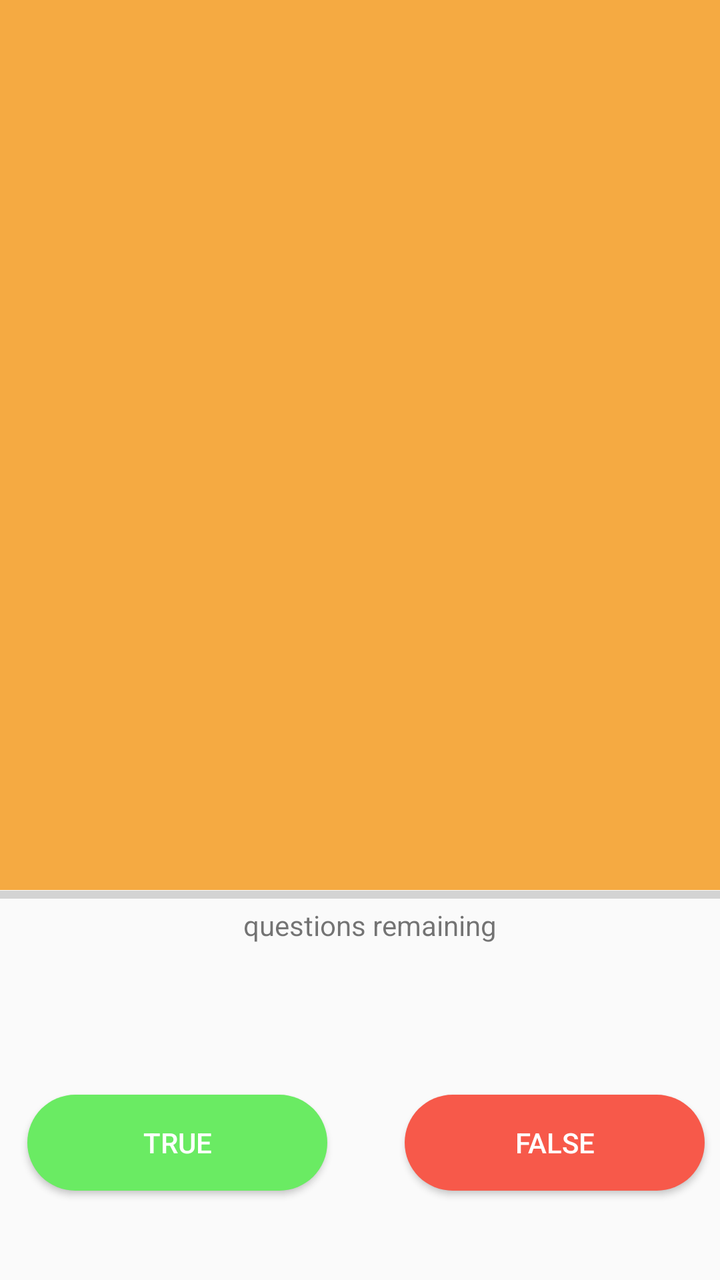
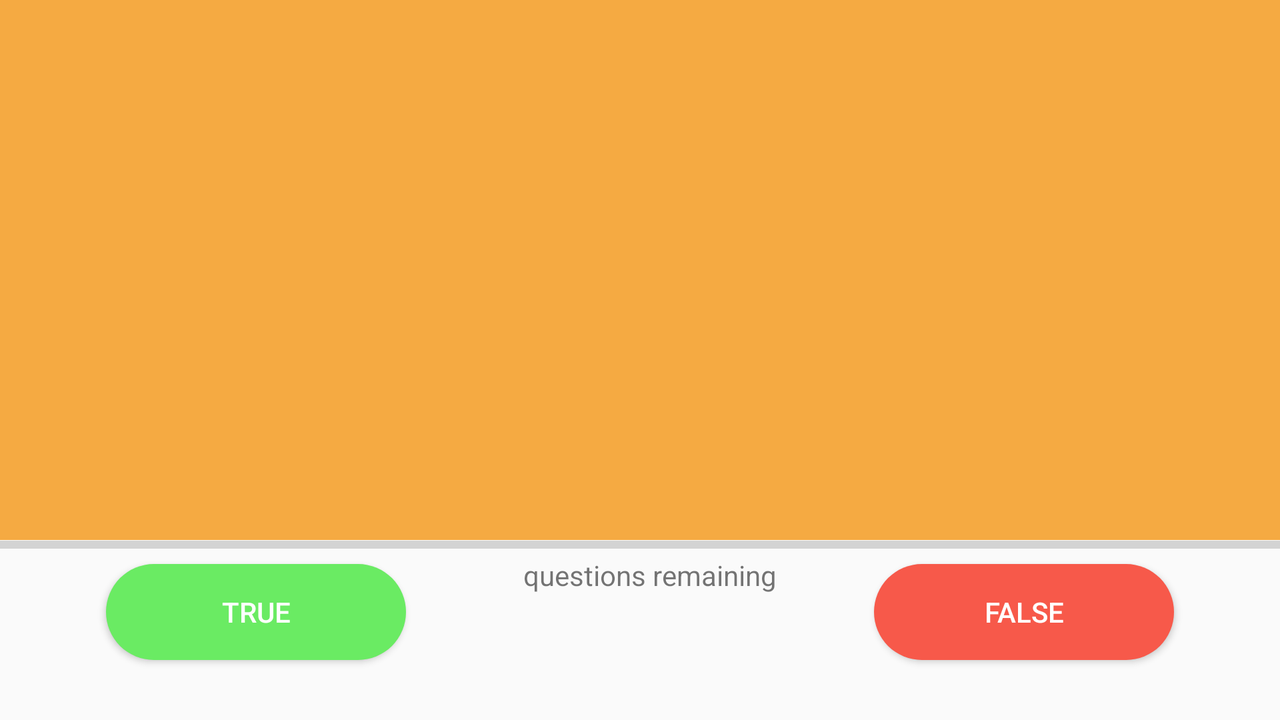

One screen, two layout resources from the same app: the default and the repository's alternative for another configuration. Each is rendered where Android would select it; the XML of both is given below.
<!-- AndroidManifest.xml: application theme AppTheme -->
<!-- res/layout/activity_quiz.xml -->
<?xml version="1.0" encoding="utf-8"?>
<androidx.constraintlayout.widget.ConstraintLayout xmlns:android="http://schemas.android.com/apk/res/android"
    xmlns:app="http://schemas.android.com/apk/res-auto"
    xmlns:tools="http://schemas.android.com/tools"
    android:layout_width="match_parent"
    android:layout_height="match_parent"
    tools:context=".QuizActivity">

    <androidx.constraintlayout.widget.Guideline
        android:id="@+id/guideline14"
        android:layout_width="wrap_content"
        android:layout_height="wrap_content"
        android:orientation="vertical"
        app:layout_constraintGuide_percent="0.06295754" />

    <androidx.constraintlayout.widget.Guideline
        android:id="@+id/guideline16"
        android:layout_width="wrap_content"
        android:layout_height="wrap_content"
        android:orientation="vertical"
        app:layout_constraintGuide_percent="0.59" />

    <androidx.constraintlayout.widget.Guideline
        android:id="@+id/guideline15"
        android:layout_width="wrap_content"
        android:layout_height="wrap_content"
        android:orientation="vertical"
        app:layout_constraintGuide_percent="0.43" />

    <androidx.constraintlayout.widget.Guideline
        android:id="@+id/guideline17"
        android:layout_width="wrap_content"
        android:layout_height="wrap_content"
        android:orientation="vertical"
        app:layout_constraintGuide_percent="0.9531479" />

    <FrameLayout
        android:id="@+id/frameLayout2"
        android:layout_width="0dp"
        android:layout_height="0dp"
        android:background="@color/colorPrimary"
        app:layout_constraintBottom_toTopOf="@+id/guideline"
        app:layout_constraintEnd_toEndOf="parent"
        app:layout_constraintHorizontal_bias="1.0"
        app:layout_constraintStart_toStartOf="parent"
        app:layout_constraintTop_toTopOf="parent">

        <TextView
            android:id="@+id/quiz_question"
            android:layout_width="346dp"
            android:layout_height="155dp"
            android:layout_gravity="center"
            android:text="@string/quiz_question"
            android:textAlignment="center"
            android:textColor="@android:color/white"
            android:textSize="28sp"
            android:textStyle="bold"></TextView>

    </FrameLayout>

    <androidx.constraintlayout.widget.Guideline
        android:id="@+id/guideline"
        android:layout_width="wrap_content"
        android:layout_height="wrap_content"
        android:orientation="horizontal"
        app:layout_constraintGuide_percent="0.6950904" />

    <ProgressBar
        android:id="@+id/progressBar"
        style="?android:attr/progressBarStyleHorizontal"
        android:layout_width="0dp"
        android:layout_height="5dp"
        android:progressTint="@color/colorTrue"
        app:layout_constraintEnd_toEndOf="parent"
        app:layout_constraintHorizontal_bias="0.0"
        app:layout_constraintStart_toStartOf="parent"
        app:layout_constraintTop_toBottomOf="@+id/frameLayout2" />

    <Button
        android:id="@+id/true_button"
        android:layout_width="150dp"
        android:layout_height="wrap_content"
        android:background="@drawable/rounded_corner_button_true"
        android:text="@string/true_button"
        android:textColor="@android:color/white"
        app:layout_constraintBottom_toTopOf="@+id/guideline13"
        app:layout_constraintEnd_toStartOf="@+id/guideline15"
        app:layout_constraintStart_toStartOf="@+id/guideline14"
        app:layout_constraintTop_toTopOf="@+id/guideline12" />

    <Button
        android:id="@+id/false_button"
        android:layout_width="150dp"
        android:layout_height="wrap_content"
        android:background="@drawable/rounded_corner_button_false"
        android:text="@string/false_button"
        android:textColor="@android:color/white"
        app:layout_constraintBottom_toTopOf="@+id/guideline13"
        app:layout_constraintEnd_toStartOf="@+id/guideline17"
        app:layout_constraintHorizontal_bias="0.534"
        app:layout_constraintStart_toStartOf="@+id/guideline16"
        app:layout_constraintTop_toTopOf="@+id/guideline12"
        app:layout_constraintVertical_bias="0.484" />

    <TextView
        android:id="@+id/questions_left"
        android:layout_width="wrap_content"
        android:layout_height="wrap_content"
        android:layout_marginTop="8dp"
        android:layout_marginEnd="5dp"
        android:layout_marginRight="5dp"
        app:layout_constraintEnd_toStartOf="@+id/questions_completed"
        app:layout_constraintTop_toBottomOf="@+id/frameLayout2" />

    <TextView
        android:id="@+id/questions_completed"
        android:layout_width="wrap_content"
        android:layout_height="wrap_content"
        android:layout_marginStart="10dp"
        android:layout_marginLeft="10dp"
        android:layout_marginTop="8dp"
        android:text="@string/questions_completed"
        app:layout_constraintEnd_toEndOf="parent"
        app:layout_constraintStart_toStartOf="parent"
        app:layout_constraintTop_toBottomOf="@+id/frameLayout2" />

    <androidx.constraintlayout.widget.Guideline
        android:id="@+id/guideline12"
        android:layout_width="wrap_content"
        android:layout_height="wrap_content"
        android:orientation="horizontal"
        app:layout_constraintGuide_percent="0.85" />

    <androidx.constraintlayout.widget.Guideline
        android:id="@+id/guideline13"
        android:layout_width="wrap_content"
        android:layout_height="wrap_content"
        android:orientation="horizontal"
        app:layout_constraintGuide_percent="0.93540055" />

</androidx.constraintlayout.widget.ConstraintLayout>
<!-- resources referenced by this layout -->
<resources>
  <color name="colorPrimary">#f5aa42</color>
  <color name="colorTrue">#6aeb63</color>
  <!-- drawable rounded_corner_button_false (drawable) -->
  <?xml version="1.0" encoding="utf-8"?>
  <shape android:shape="rectangle" xmlns:android="http://schemas.android.com/apk/res/android">
      <corners android:radius="300dp"/>
      <solid android:color="@color/colorFalse"/>
  </shape>
  <!-- drawable rounded_corner_button_true (drawable) -->
  <?xml version="1.0" encoding="utf-8"?>
  <shape android:shape="rectangle" xmlns:android="http://schemas.android.com/apk/res/android">
      <corners android:radius="300dp"/>
      <solid android:color="@color/colorTrue"/>
  </shape>
  <string name="false_button">False</string>
  <string name="questions_completed">questions remaining</string>
  <string name="quiz_question" />
  <string name="true_button">True</string>
  <style name="AppTheme" parent="Theme.AppCompat.Light.NoActionBar">
          
          <item name="colorPrimary">@color/colorPrimary</item>
          <item name="colorPrimaryDark">@color/colorPrimaryDark</item>
          <item name="colorAccent">@color/colorAccent</item>
      </style>
  <color name="colorFalse">#f7594a</color>
  <color name="colorPrimaryDark">#f5aa42</color>
  <color name="colorAccent">#ffffff</color>
</resources>
<!-- res/layout-land/activity_quiz.xml (the repository's variant of the layout above) -->
<!-- drawn on the phone turned sideways -->
<?xml version="1.0" encoding="utf-8"?>
<androidx.constraintlayout.widget.ConstraintLayout xmlns:android="http://schemas.android.com/apk/res/android"
    xmlns:app="http://schemas.android.com/apk/res-auto"
    xmlns:tools="http://schemas.android.com/tools"
    android:layout_width="match_parent"
    android:layout_height="match_parent"
    tools:context=".QuizActivity">

    <FrameLayout
        android:id="@+id/frameLayout2"
        android:layout_width="0dp"
        android:layout_height="0dp"
        android:background="@color/colorPrimary"
        app:layout_constraintBottom_toTopOf="@+id/guideline"
        app:layout_constraintEnd_toEndOf="parent"
        app:layout_constraintHorizontal_bias="1.0"
        app:layout_constraintStart_toStartOf="parent"
        app:layout_constraintTop_toTopOf="parent">

        <TextView
            android:id="@+id/quiz_question"
            android:layout_width="346dp"
            android:layout_height="155dp"
            android:layout_gravity="center"
            android:text="@string/quiz_question"
            android:textAlignment="center"
            android:textColor="@android:color/white"
            android:textSize="28sp"
            android:textStyle="bold"></TextView>

    </FrameLayout>

    <androidx.constraintlayout.widget.Guideline
        android:id="@+id/guideline"
        android:layout_width="wrap_content"
        android:layout_height="wrap_content"
        android:orientation="horizontal"
        app:layout_constraintGuide_begin="270dp" />

    <ProgressBar
        android:id="@+id/progressBar"
        style="?android:attr/progressBarStyleHorizontal"
        android:layout_width="0dp"
        android:layout_height="5dp"
        android:progressTint="@color/colorTrue"
        app:layout_constraintEnd_toEndOf="parent"
        app:layout_constraintHorizontal_bias="0.0"
        app:layout_constraintStart_toStartOf="parent"
        app:layout_constraintTop_toBottomOf="@+id/frameLayout2" />

    <Button
        android:id="@+id/true_button"
        android:layout_width="150dp"
        android:layout_height="wrap_content"
        android:background="@drawable/rounded_corner_button_true"
        android:text="@string/true_button"
        android:textColor="@android:color/white"
        app:layout_constraintBottom_toTopOf="@+id/guideline23"
        app:layout_constraintEnd_toStartOf="@+id/guideline20"
        app:layout_constraintStart_toStartOf="@+id/guideline18"
        app:layout_constraintTop_toTopOf="@+id/guideline22" />

    <Button
        android:id="@+id/false_button"
        android:layout_width="150dp"
        android:layout_height="wrap_content"
        android:background="@drawable/rounded_corner_button_false"
        android:text="@string/false_button"
        android:textColor="@android:color/white"
        app:layout_constraintBottom_toTopOf="@+id/guideline23"
        app:layout_constraintEnd_toStartOf="@+id/guideline19"
        app:layout_constraintStart_toStartOf="@+id/guideline21"
        app:layout_constraintTop_toTopOf="@+id/guideline22" />

    <TextView
        android:id="@+id/questions_left"
        android:layout_width="wrap_content"
        android:layout_height="wrap_content"
        android:layout_marginTop="8dp"
        android:layout_marginEnd="5dp"
        android:layout_marginRight="5dp"
        app:layout_constraintEnd_toStartOf="@+id/questions_completed"
        app:layout_constraintTop_toBottomOf="@+id/frameLayout2" />

    <TextView
        android:id="@+id/questions_completed"
        android:layout_width="wrap_content"
        android:layout_height="wrap_content"
        android:layout_marginStart="10dp"
        android:layout_marginLeft="10dp"
        android:layout_marginTop="8dp"
        android:text="@string/questions_completed"
        app:layout_constraintEnd_toEndOf="parent"
        app:layout_constraintStart_toStartOf="parent"
        app:layout_constraintTop_toBottomOf="@+id/frameLayout2" />

    <androidx.constraintlayout.widget.Guideline
        android:id="@+id/guideline19"
        android:layout_width="wrap_content"
        android:layout_height="wrap_content"
        android:orientation="vertical"
        app:layout_constraintGuide_percent="0.91" />

    <androidx.constraintlayout.widget.Guideline
        android:id="@+id/guideline18"
        android:layout_width="wrap_content"
        android:layout_height="wrap_content"
        android:orientation="vertical"
        app:layout_constraintGuide_percent="0.09" />

    <androidx.constraintlayout.widget.Guideline
        android:id="@+id/guideline20"
        android:layout_width="wrap_content"
        android:layout_height="wrap_content"
        android:orientation="vertical"
        app:layout_constraintGuide_percent="0.31" />

    <androidx.constraintlayout.widget.Guideline
        android:id="@+id/guideline21"
        android:layout_width="wrap_content"
        android:layout_height="wrap_content"
        android:orientation="vertical"
        app:layout_constraintGuide_percent="0.69" />

    <androidx.constraintlayout.widget.Guideline
        android:id="@+id/guideline22"
        android:layout_width="wrap_content"
        android:layout_height="wrap_content"
        android:orientation="horizontal"
        app:layout_constraintGuide_percent="0.79" />

    <androidx.constraintlayout.widget.Guideline
        android:id="@+id/guideline23"
        android:layout_width="wrap_content"
        android:layout_height="wrap_content"
        android:orientation="horizontal"
        app:layout_constraintGuide_percent="0.91" />

</androidx.constraintlayout.widget.ConstraintLayout>
